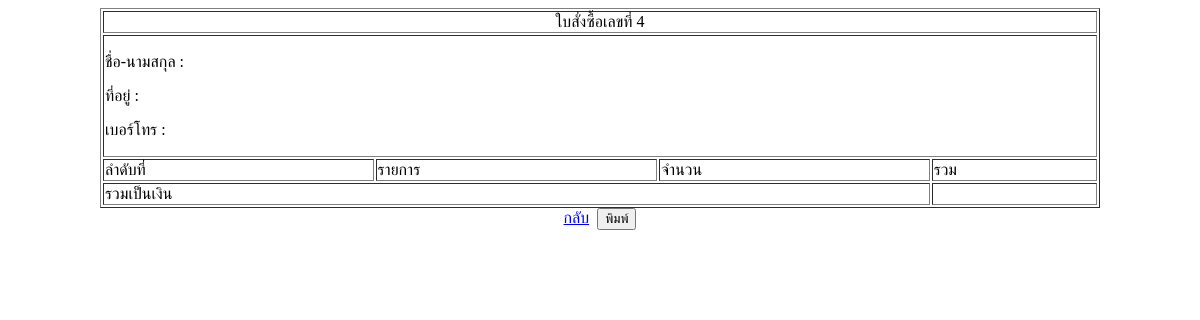
Page /order/vieworder.php?o_ID=4 on the earlier database version.
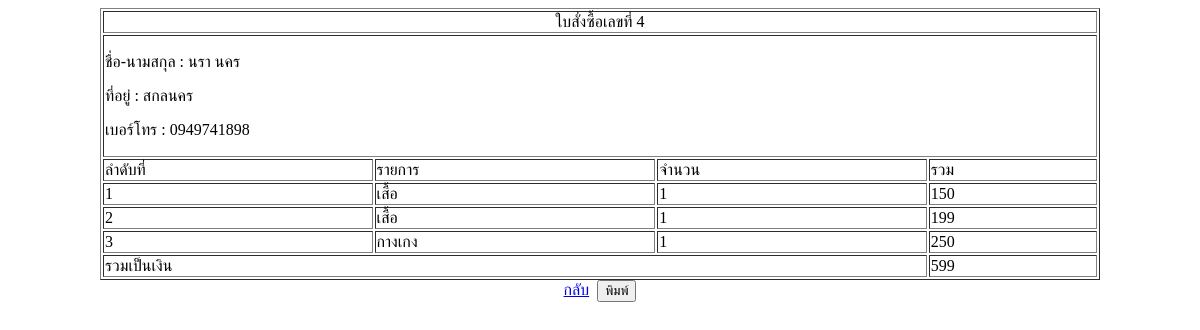
Same page on the later database version.
### tables this page shows
CREATE TABLE `tborder` (
  `o_ID` int(5) NOT NULL,
  `m_ID` char(50) NOT NULL,
  `p_ID` int(10) DEFAULT NULL,
  `price` int(20) DEFAULT NULL,
  `p_Qty` int(5) DEFAULT NULL,
  `p_Description` char(50) DEFAULT NULL,
  `date` char(50) DEFAULT NULL,
  `m_Name` char(100) DEFAULT NULL,
  `m_Address` char(200) DEFAULT NULL,
  `m_Tel` char(20) DEFAULT NULL
);

### order/vieworder.php (the view, shortened to what this page needs)
<?php
$id = $_GET['o_ID'];
$sqllist="SELECT * FROM tborder WHERE o_ID = '".$id."'";
$Querylist=mysql_query($sqllist) or die ("ไม่สามารถติตด่อฐานข้อมูลได้[".$sqlc."]");
$sqlm="SELECT * FROM tborder WHERE o_ID = '".$id."'";
$Querym=mysql_query($sqlm) or die ("ไม่สามารถติตด่อฐานข้อมูลได้[".$sqlc."]");
$objm = mysql_fetch_array($Querym);
?>
<!DOCTYPE html>
<html lang="en" dir="ltr">
  <head>
  </head>
  <body>
<table align="center" border="1" width="1000px">
  <tr>
    <td colspan="4"><center>ใบสั่งซื้อเลขที่ <?php echo $id;?></center></td>
  </tr>
  <tr>
    <td colspan="4">
      <p>ชื่อ-นามสกุล&nbsp;:&nbsp;<?php echo $objm['m_Name']?></p>
      <p>ที่อยู่&nbsp;:&nbsp;<?php echo $objm['m_Address']?></p>
      <p>เบอร์โทร&nbsp;:&nbsp;<?php echo $objm['m_Tel']?></p>
    </td>
  </tr>
  <tr>
    <td>ลำดับที่</td>
    <td>รายการ</td>
    <td>จำนวน</td>
    <td>รวม</td>
  </tr>
  <?php
  $n = 0;
  while($objcc = mysql_fetch_array($Querylist)){
$n++;
  $sum = $objcc['p_Qty'] * $objcc['price'];
  $allsum = $allsum + $sum;
  ?>
    <tr>
      <td><?php echo $n;?></td>
      <td><?php echo $objcc['p_Description']?></td>
      <td><?php echo $objcc['p_Qty']?></td>
      <td><?php echo $sum?></td>
    </tr>
  <?php  } ?>
  <tr>
    <td colspan="3">รวมเป็นเงิน</td>
    <td><?php echo $allsum?></td>
  </tr>
</table>
<div align="center">
<a href="order.php">กลับ</a>&nbsp;&nbsp;<input type="button" onclick="window.print()" value="พิมพ์" />
</div>
  </body>
</html>

Differences in the rows shown:
added tborder: m_Name "นรา นคร", m_Address "สกลนคร", m_Tel "0949741898", p_Description "เสื้อ", p_Qty "1", price "150"
added tborder: p_Description "เสื้อ", p_Qty "1", price "199"
added tborder: p_Description "กางเกง", p_Qty "1", price "250"
Other differences:
$allsum: (not shown) → "599"
